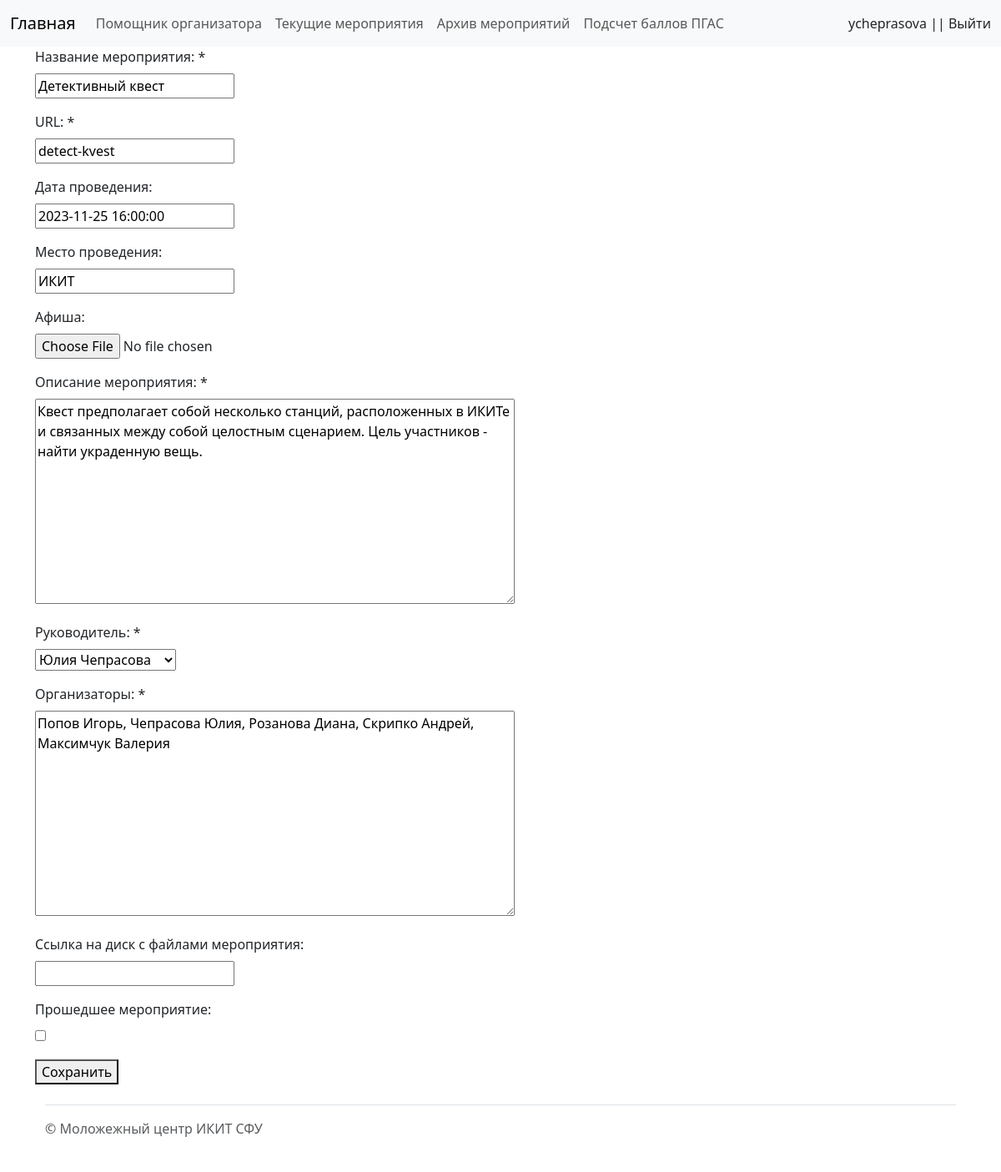
The page /event/detect-kvest/edit/ (signed in) on the database its author committed.
### events/models.py (models this page shows, shortened)
class Event(models.Model):
    title = models.CharField(max_length=255, verbose_name="Название мероприятия")
    slug = models.SlugField(max_length=255, unique=True, null=True, db_index=True, verbose_name="URL")
    data = models.DateTimeField(blank=True, verbose_name="Дата проведения", null=True)
    place = models.CharField(max_length = 255, verbose_name="Место проведения", null=True, blank=True)
    poster = models.ImageField(upload_to="posters/", null=True, verbose_name="Афиша", blank=True)
    description = models.TextField(blank=True, verbose_name="Описание мероприятия")
    main_organizer = models.ForeignKey(User, on_delete=models.SET_DEFAULT, default=None, null=True, verbose_name="Руководитель")
    organizers = models.TextField(verbose_name="Организаторы")
    docs = models.URLField(blank=True, null=True, verbose_name="Ссылка на диск с файлами мероприятия")
    is_done = models.BooleanField(default=False, verbose_name="Прошедшее мероприятие")
    class Meta:
        ordering = ['-data',]

### events/views.py (the view)
# urls.py: path('event/<slug:event_slug>/edit/', EventEdit.as_view(), name='event_edit'),
class EventEdit(UpdateView):
    model = Event
    form_class = AddEventForm
    template_name = 'events/add_event.html'
    slug_url_kwarg = 'event_slug'
    def get_context_data(self, **kwargs):
        context = super().get_context_data(**kwargs)
        context['title'] = "Редактирование мероприятия"
        return context

### events/forms.py
class AddEventForm(forms.ModelForm):
    def __init__(self, *args, **kwargs):
        super().__init__(*args, **kwargs)
        self.fields['data'].required = False
        self.fields['place'].required = False
        self.fields['poster'].required = False
        self.fields['docs'].required = False
        self.fields['description'].required = True
        self.fields['organizers'].required = True
        self.fields['main_organizer'].label_from_instance = lambda obj: "%s" % obj.get_full_name()
    class Meta:
        model = Event
        fields = ['title', 'slug', 'data', 'place', 'poster', 'description', 'main_organizer', 'organizers', 'docs', 'is_done']
        widgets = {
            'description': forms.Textarea(attrs={'cols': 60, 'rows':10}),
            'organizers': forms.Textarea(attrs={'cols': 60, 'rows': 10}),
            'data': DateTimePickerInput(),
        }

### events/templates/events/add_event.html (shortened to what this page needs)
{% extends 'events/base.html' %}
{% load bootstrap4 %}
{% block content %}
<div class="container">
<form method="post" enctype="multipart/form-data" >
    {% for f in form %}
    <div class="mb-3">
        <label class="form-label" for="{{f.id_for_label}}">{{f.label}}: </label>{% if f.field.required %} * {% endif %}
        <p>{{ f }}</p>
    </div>
    {% endfor %}
    <button type="submit">Сохранить</button>
</form>
{% endblock %}

### events/templates/events/base.html (shortened to what this page needs)
{% load static %}
<!DOCTYPE html>
<html lang="en">
<head>
    <link href="https://cdn.jsdelivr.net/npm/bootstrap@5.3.0-alpha3/dist/css/bootstrap.min.css" rel="stylesheet">
    <link rel="stylesheet" href="https://cdn.jsdelivr.net/npm/bootstrap-icons@1.8.1/font/bootstrap-icons.css">
</head>
<body>
    <header>
        <nav class="navbar navbar-expand-lg navbar-light bg-light">
        <div class="container-fluid">
          <a class="navbar-brand" href="{% url 'home' %}">Главная</a>
          <div class="collapse navbar-collapse" id="navbarNav">
            <ul class="navbar-nav">
              <li class="nav-item">
                <a class="nav-link" href="{% url 'helper' %}">Помощник организатора</a>
              </li>
              <li class="nav-item">
                <a class="nav-link" href="{% url 'current' %}">Текущие мероприятия</a>
              </li>
              <li class="nav-item">
                <a class="nav-link" href="{% url 'archive' %}">Архив мероприятий</a>
              </li>
                <li class="nav-item">
                <a class="nav-link" href="{% url 'count_score' %}">Подсчет баллов ПГАС</a>
              </li>
            </ul>
          </div>
            {% if request.user.is_authenticated %}
            <label>{{ user.username }} |</label><a class="nav-link" href="{% url 'logout' %}"> | Выйти </a>
            {% else %}
            <a class="nav-link" href="{% url 'register' %}">Регистрация </a>||<a class="nav-link" href="{% url 'login' %}">Вход </a>
            {% endif %}
        </div>
      </nav>
    </header>
    {% block content %}
    {% endblock %}
    <div class="container">
        <footer class="d-flex flex-wrap justify-content-between align-items-center py-3 my-4 border-top">
            <div class="col-md-4 d-flex align-items-center">
              <span class="text-muted">© Моложежный центр ИКИТ СФУ</span>
            </div>
        </footer>
    </div>
</body>
</html>

### rows shown on the page
Event: form "Детективный квест" "detect-kvest" "2023-11-25 16:00:00" "ИКИТ" "Квест предполагает собой несколько станций, расположенных в ИКИТе и связанных между собой целостным сценарием. Цель участников - найти украденную вещь." "Юлия Чепрасова" "Попов Игорь, Чепрасова Юлия, Розанова Диана, Скрипко Андрей, Максимчук Валерия"

### other values the page prints
{{ user.username }} "ycheprasova"
{{ f.label }} "Название мероприятия" "URL" "Дата проведения" "Место проведения" "Афиша" "Описание мероприятия" "Руководитель" "Организаторы" "Ссылка на диск с файлами мероприятия" "Прошедшее мероприятие"
